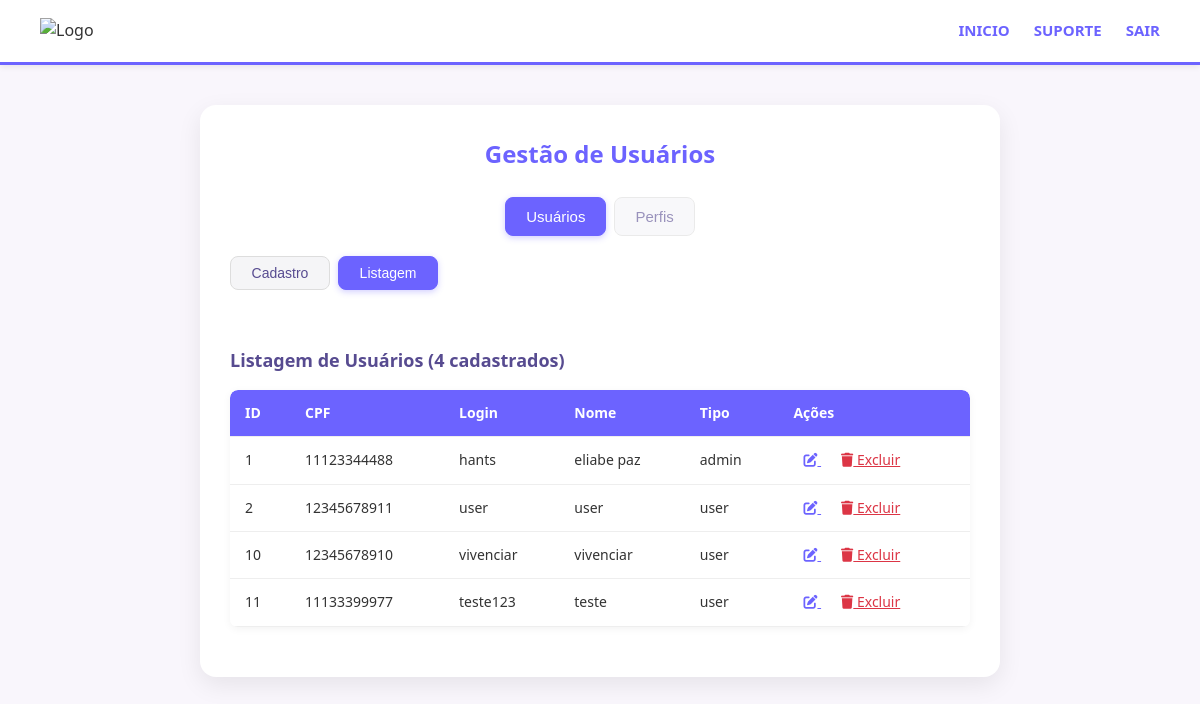
The page /app/c_admin/ (signed in) on the database its author committed.
### tables this page shows
CREATE TABLE `usuarios` (
  `id` int NOT NULL AUTO_INCREMENT,
  `cpf` varchar(45) NOT NULL,
  `login` varchar(60) NOT NULL,
  `senha` varchar(300) NOT NULL,
  `nm_usuario` varchar(45) NOT NULL,
  `tipo` varchar(45) NOT NULL DEFAULT 'user',
  PRIMARY KEY (`id`)
);

### classes/db.class.php (called while the page is built)
<?php
class DB
{
    public static function connect()
    {
        $host = '127.0.0.1';
        $port = 3333;
        $user = 'root';
        $pass = 'hants12';
        $base = 'vivenciar';
        try {
            $pdo = new PDO("mysql:host={$host};port={$port};dbname={$base};charset=UTF8", $user, $pass);
            $pdo->setAttribute(PDO::ATTR_ERRMODE, PDO::ERRMODE_EXCEPTION);
            return $pdo;
        } catch (PDOException $e) {
            die("Erro na conexão com o banco de dados: " . $e->getMessage());
        }
    }
}

### app/c_admin/classes/gest-user.class.php (called while the page is built, shortened)
<?php
class GestUser
{
    private $db;
    public function __construct()
    {
        try {
            $this->db = DB::connect();
        } catch (Exception $e) {
            throw new Exception("Erro na conexão com o banco de dados: " . $e->getMessage());
        }
    }
    public function listar()
    {
        $stmt = $this->db->prepare("SELECT id, cpf, login, nm_usuario, tipo FROM usuarios");
        $stmt->execute();
        return $stmt->fetchAll(PDO::FETCH_ASSOC);
    }
}
?>

### app/c_admin/classes/conteudo.painel-user.class.php (the view, shortened to what this page needs)
<?php
include_once "gest-user.class.php";
class ConteudoPainelUser
{
    private $usuario;
    public function __construct()
    {
        $this->usuario = new GestUser();
    }
    public function render()
    {
$html = <<<HTML
            <!DOCTYPE html>
            <html lang="pt-BR">
            <head>
                <meta charset="UTF-8">
                <meta name="viewport" content="width=device-width, initial-scale=1.0">
                <title>Gestão de Usuários</title>
                <link rel="stylesheet" href="src/style.css">
                <link rel="stylesheet" href="https://cdnjs.cloudflare.com/ajax/libs/font-awesome/6.6.0/css/all.min.css">
            </head>
HTML;
        $body = $this->renderBody();
        $html .= $body;
$html .= <<<HTML
            <script src="src/script.js"></script>
            <script src="https://cdnjs.cloudflare.com/ajax/libs/jquery/3.6.0/jquery.min.js"></script>
            <script src="https://cdnjs.cloudflare.com/ajax/libs/jquery.mask/1.14.16/jquery.mask.min.js"></script>
        </body>
        </html>
HTML;
        return $html;
    }
    private function renderBody()
    {
        $resultado = null;
$html = <<<HTML
            <body>
                <header>
                    <div class="logo">
                        <img src="#" alt="Logo">
                    </div>
                    <nav>
                        <ul>
                            <li><a href="../">INICIO</a></li>
                            <li><a href="#">SUPORTE</a></li>
                            <li><a href="?sair">SAIR</a></li>
                        </ul>
                    </nav>
                </header>
                <section class="simple-box">
                    <h2>Gestão de Usuários</h2>
                    <div class="tabs" id="main-tabs">
                        <button class="tab-btn active" onclick="redirectToTab('usuarios')">Usuários</button>
                        <button class="tab-btn disabled" title="Módulo em desenvolvimento" style="cursor:not-allowed; opacity:0.6;" onclick="event.preventDefault();">Perfis</button>
                    </div>
                    <div id="sub-tabs">
                        <div class="sub-tabs" id="sub-usuarios">
                            <button class="tab-btn" data-main="usuarios" data-sub="cadastro" onclick="showSubTab('usuarios', 'cadastro', this)">Cadastro</button>
                            <button class="tab-btn active" data-main="usuarios" data-sub="documentos" onclick="showSubTab('usuarios', 'documentos', this)">Listagem</button>
                        </div>
                    </div>
                    <div id="tab-content">
                            {$this->getFormularioCadastro($resultado)}
                        <div id="usuarios-documentos" class="tab-content active">
                            {$this->getListagemUsuarios($resultado)}
                        </div>
                            {$this->getFormularioEdicao($resultado)}
                    </div>
                </section>
            </body>
HTML;
        return $html;
    }
    private function getListagemUsuarios($resultado = null)
    {
    $mensagens = '';
    $usuarios = $this->usuario->listar();
    $total = count($usuarios);
    $tabelaUsuarios = '';
    if (!empty($usuarios)) {
        $tabelaUsuarios = '
        <div class="table-container">
            <table class="pacientes-table">
                <thead>
                    <tr>
                        <th>ID</th>
                        <th>CPF</th>
                        <th>Login</th>
                        <th>Nome</th>
                        <th>Tipo</th>
                        <th>Ações</th>
                    </tr>
                </thead>
                <tbody>';
        foreach ($usuarios as $usuario) {
            $tabelaUsuarios .= '
                <tr>
                    <td>' . htmlspecialchars($usuario['id']) . '</td>
                    <td>' . htmlspecialchars($usuario['cpf']) . '</td>
                    <td>' . htmlspecialchars($usuario['login']) . '</td>
                    <td>' . htmlspecialchars($usuario['nm_usuario']) . '</td>
                    <td>' . htmlspecialchars($usuario['tipo']) . '</td>
                    <td>
                        <a href="atualizar_usuario.php?id=' . $usuario['id'] . '" class="btn-edit" title="Editar">
                            <i class="fas fa-edit"></i>
                        </a>
                        <a href="apagar.php?id=' . $usuario['id'] . '" class="btn-delete" title="Excluir">
                            <i class="fas fa-trash"></i> Excluir
                        </a>
                    </td>
                </tr>';
        }
        $tabelaUsuarios .= '
            </tbody>
        </table>
    </div>';
    } else {
        $tabelaUsuarios = '<div class="no-data">Nenhum usuário encontrado.</div>';
    }
    return '
    <div class="listagem-container">
        ' . $mensagens . '
        <div class="table-header">
            <h3>Listagem de Usuários (' . $total . ' cadastrado' . ($total != 1 ? 's' : '') . ')</h3>
        </div>
        ' . $tabelaUsuarios . '
    </div>';
}
    private function getFormularioEdicao($resultado = null)
    {
        $id = isset($_GET['id']) ? (int)$_GET['id'] : 0;
        if ($id <= 0) {
            return '<div class="form-message error">ID do usuário não informado.</div>';
        }
    }
}

### app/c_admin/src/style.css (style rules this page uses)
* { margin: 0; padding: 0; box-sizing: border-box; }
body { font-family: 'Segoe UI', Tahoma, Geneva, Verdana, sans-serif; background-color: #f9f6fc; color: #333; line-height: 1.6; }
header { display: flex; justify-content: space-between; align-items: center; padding: 18px 40px; background: white; box-shadow: 0 2px 6px rgba(0, 0, 0, 0.08); border-bottom: 3px solid #6c63ff; position: sticky; top: 0; z-index: 100; }
.logo img { width: 120px; height: auto; }
nav ul { list-style: none; display: flex; gap: 24px; padding: 0; margin: 0; }
nav ul li a { text-decoration: none; color: #6c63ff; font-weight: 600; font-size: 15px; transition: color 0.2s ease; }
.simple-box { max-width: 800px; margin: 40px auto; padding: 30px; background: white; border-radius: 16px; box-shadow: 0 8px 24px rgba(0, 0, 0, 0.08); overflow: hidden; }
.simple-box h2 { color: #6c63ff; font-size: 24px; margin-bottom: 24px; text-align: center; font-weight: 600; }
.tabs { display: flex; justify-content: center; gap: 8px; margin: 20px 0; flex-wrap: wrap; }
.tab-btn { background: #f5f5f7; border: 1px solid #ddd; border-radius: 8px; padding: 10px 20px; font-size: 15px; cursor: pointer; font-weight: 500; color: #574b90; transition: all 0.2s ease; user-select: none; }
.tab-btn.active { background: #6c63ff; color: white; border-color: #6c63ff; box-shadow: 0 2px 6px rgba(108, 99, 255, 0.3); }
.sub-tabs { display: flex; gap: 8px; margin: 16px 0; flex-wrap: wrap; }
.sub-tabs button { background: #f5f5f7; border: 1px solid #ddd; border-radius: 8px; padding: 8px 16px; font-size: 14px; cursor: pointer; font-weight: 500; color: #574b90; transition: all 0.2s ease; min-width: 100px; }
.sub-tabs button.active { background: #6c63ff; color: white; border-color: #6c63ff; }
.tab-content { padding: 20px 0; display: none; }
.tab-content.active { display: block; }
.listagem-container { margin-top: 20px; }
.table-header { margin-bottom: 15px; display: flex; justify-content: space-between; align-items: center; flex-wrap: wrap; gap: 10px; }
.table-header h3 { color: #574b90; font-size: 18px; font-weight: 600; margin: 0; }
.table-container { overflow-x: auto; border-radius: 8px; box-shadow: 0 2px 8px rgba(0, 0, 0, 0.05); }
.pacientes-table { width: 100%; border-collapse: collapse; background: white; }
.pacientes-table th, .pacientes-table td { padding: 12px 15px; text-align: left; border-bottom: 1px solid #eee; }
.pacientes-table th { background: #6c63ff; color: white; font-weight: 600; font-size: 14px; }
.pacientes-table th:first-child { border-top-left-radius: 8px; }
.pacientes-table th:last-child { border-top-right-radius: 8px; }
.pacientes-table td { font-size: 14px; color: #333; }
.btn-edit, .btn-delete, .btn-view { background: none; border: none; padding: 8px; border-radius: 4px; cursor: pointer; font-size: 14px; transition: all 0.2s ease; margin: 0 2px; }
.btn-edit { color: #6c63ff; }
.btn-delete { color: #dc3545; }
.tab-btn.disabled { pointer-events: none; position: relative; }

### rows shown on the page
usuarios: id "1", cpf "11123344488", login "hants", nm_usuario "eliabe paz", tipo "admin"
usuarios: id "2", cpf "12345678911", login "user", nm_usuario "user", tipo "user"
usuarios: id "10", cpf "12345678910", login "vivenciar", nm_usuario "vivenciar", tipo "user"
usuarios: id "11", cpf "11133399977", login "teste123", nm_usuario "teste", tipo "user"

### other values the page prints
$total "4"
